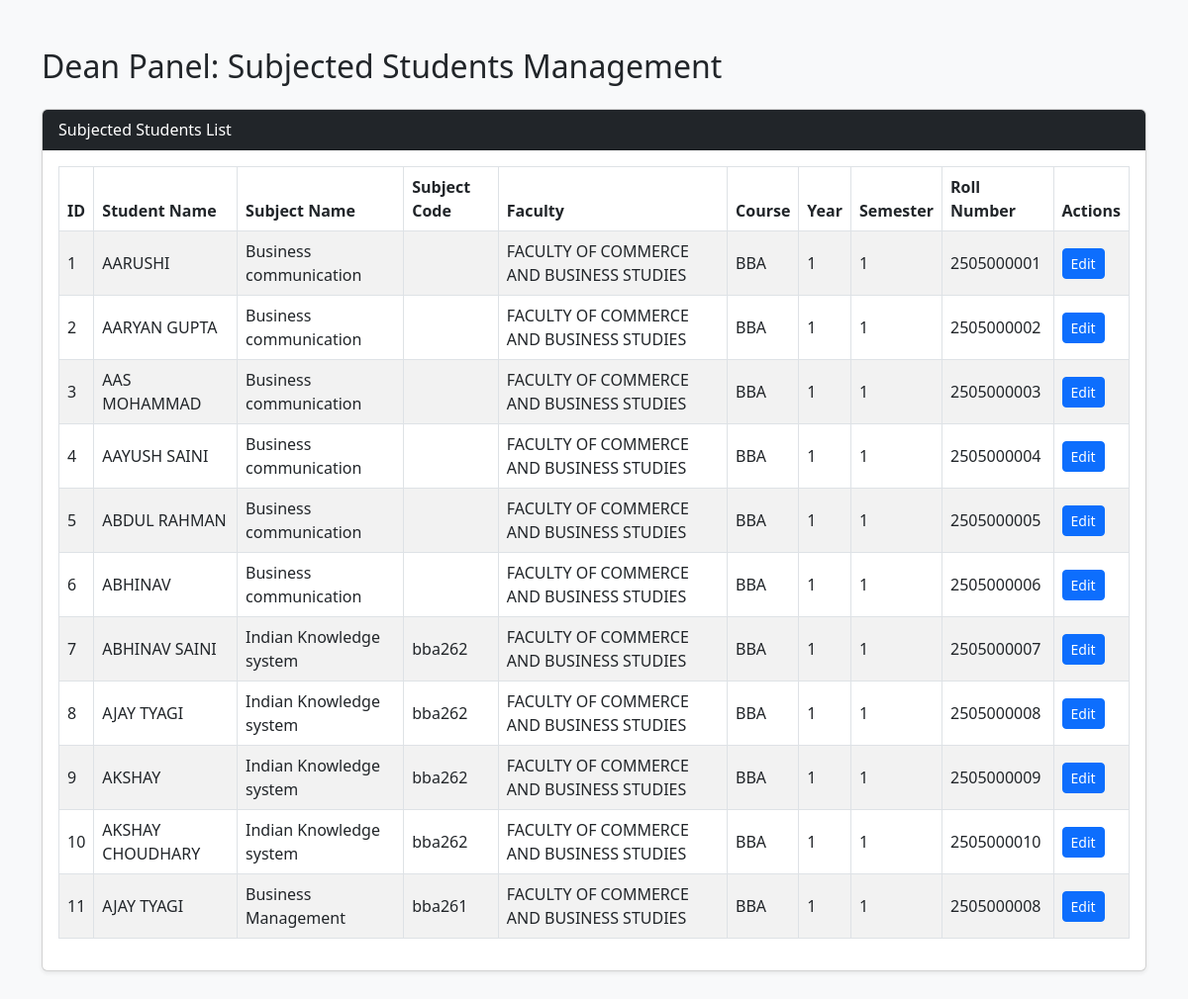
Page /dean/dean_subjected_students.php on the committed database.
### tables this page shows
CREATE TABLE `subjected_student` (
  `id` int(11) NOT NULL,
  `student_name` varchar(122) NOT NULL,
  `subject_name` varchar(122) NOT NULL,
  `subject_code` varchar(122) NOT NULL,
  `faculty` varchar(122) NOT NULL,
  `course` varchar(122) NOT NULL,
  `year` int(11) NOT NULL,
  `semester` int(11) NOT NULL,
  `roll_number` varchar(50) DEFAULT NULL,
  `enrollment_number` varchar(50) DEFAULT NULL,
  `session` varchar(11) NOT NULL
);

### dean/dean_subjected_students.php (the view, shortened to what this page needs)
<?php
$host = '127.0.0.1';
$dbname = 'mhu-ams';
$username = 'root';
$password = '';
try {
    $pdo = new PDO("mysql:host=$host;dbname=$dbname;charset=utf8mb4", $username, $password);
    $pdo->setAttribute(PDO::ATTR_ERRMODE, PDO::ERRMODE_EXCEPTION);
} catch (PDOException $e) {
    die("Connection failed: " . $e->getMessage());
}
$stmt = $pdo->query("SELECT * FROM subjected_student");
$students = $stmt->fetchAll(PDO::FETCH_ASSOC);
?>
<!DOCTYPE html>
<html lang="en">
<head>
    <link href="https://cdn.jsdelivr.net/npm/bootstrap@5.3.0/dist/css/bootstrap.min.css" rel="stylesheet">
</head>
<body class="bg-light">
<div class="container my-5">
    <h2 class="mb-4">Dean Panel: Subjected Students Management</h2>
    <div class="card shadow-sm">
        <div class="card-header bg-dark text-white">Subjected Students List</div>
        <div class="card-body">
            <div class="table-responsive">
                <table class="table table-bordered table-striped align-middle">
                    <thead>
                        <tr>
                            <th>ID</th>
                            <th>Student Name</th>
                            <th>Subject Name</th>
                            <th>Subject Code</th>
                            <th>Faculty</th>
                            <th>Course</th>
                            <th>Year</th>
                            <th>Semester</th>
                            <th>Roll Number</th>
                            <th>Actions</th>
                        </tr>
                    </thead>
                    <tbody>
                        <?php if (count($students) > 0): ?>
                            <?php foreach ($students as $student): ?>
                                <tr>
                                    <td><?= htmlspecialchars($student['id']) ?></td>
                                    <td><?= htmlspecialchars($student['student_name']) ?></td>
                                    <td><?= htmlspecialchars($student['subject_name']) ?></td>
                                    <td><?= htmlspecialchars($student['subject_code']) ?></td>
                                    <td><?= htmlspecialchars($student['faculty']) ?></td>
                                    <td><?= htmlspecialchars($student['course']) ?></td>
                                    <td><?= htmlspecialchars($student['year']) ?></td>
                                    <td><?= htmlspecialchars($student['semester']) ?></td>
                                    <td><?= htmlspecialchars($student['roll_number']) ?></td>
                                    <td>
                                        <a href="dean_subjected_students.php?edit_id=<?= $student['id'] ?>" class="btn btn-sm btn-primary">Edit</a>
                                    </td>
                                </tr>
                            <?php endforeach; ?>
                        <?php else: ?>
                            <tr>
                                <td colspan="10" class="text-center">No records found.</td>
                            </tr>
                        <?php endif; ?>
                    </tbody>
                </table>
            </div>
        </div>
    </div>
</div>
</body>
</html>

### rows in the picture
subjected_student: id "1", student_name "AARUSHI", subject_name "Business communication", faculty "FACULTY OF COMMERCE AND BUSINESS STUDIES", course "BBA", year "1", semester "1", roll_number "2505000001"
subjected_student: id "2", student_name "AARYAN GUPTA", subject_name "Business communication", faculty "FACULTY OF COMMERCE AND BUSINESS STUDIES", course "BBA", year "1", semester "1", roll_number "2505000002"
subjected_student: id "3", student_name "AAS MOHAMMAD", subject_name "Business communication", faculty "FACULTY OF COMMERCE AND BUSINESS STUDIES", course "BBA", year "1", semester "1", roll_number "2505000003"
subjected_student: id "4", student_name "AAYUSH SAINI", subject_name "Business communication", faculty "FACULTY OF COMMERCE AND BUSINESS STUDIES", course "BBA", year "1", semester "1", roll_number "2505000004"
subjected_student: id "5", student_name "ABDUL RAHMAN", subject_name "Business communication", faculty "FACULTY OF COMMERCE AND BUSINESS STUDIES", course "BBA", year "1", semester "1", roll_number "2505000005"
subjected_student: id "6", student_name "ABHINAV", subject_name "Business communication", faculty "FACULTY OF COMMERCE AND BUSINESS STUDIES", course "BBA", year "1", semester "1", roll_number "2505000006"
subjected_student: id "7", student_name "ABHINAV SAINI", subject_name "Indian Knowledge system", subject_code "bba262", faculty "FACULTY OF COMMERCE AND BUSINESS STUDIES", course "BBA", year "1", semester "1", roll_number "2505000007"
subjected_student: id "8", student_name "AJAY TYAGI", subject_name "Indian Knowledge system", subject_code "bba262", faculty "FACULTY OF COMMERCE AND BUSINESS STUDIES", course "BBA", year "1", semester "1", roll_number "2505000008"
subjected_student: id "9", student_name "AKSHAY", subject_name "Indian Knowledge system", subject_code "bba262", faculty "FACULTY OF COMMERCE AND BUSINESS STUDIES", course "BBA", year "1", semester "1", roll_number "2505000009"
subjected_student: id "10", student_name "AKSHAY CHOUDHARY", subject_name "Indian Knowledge system", subject_code "bba262", faculty "FACULTY OF COMMERCE AND BUSINESS STUDIES", course "BBA", year "1", semester "1", roll_number "2505000010"
subjected_student: id "11", student_name "AJAY TYAGI", subject_name "Business Management", subject_code "bba261", faculty "FACULTY OF COMMERCE AND BUSINESS STUDIES", course "BBA", year "1", semester "1", roll_number "2505000008"
